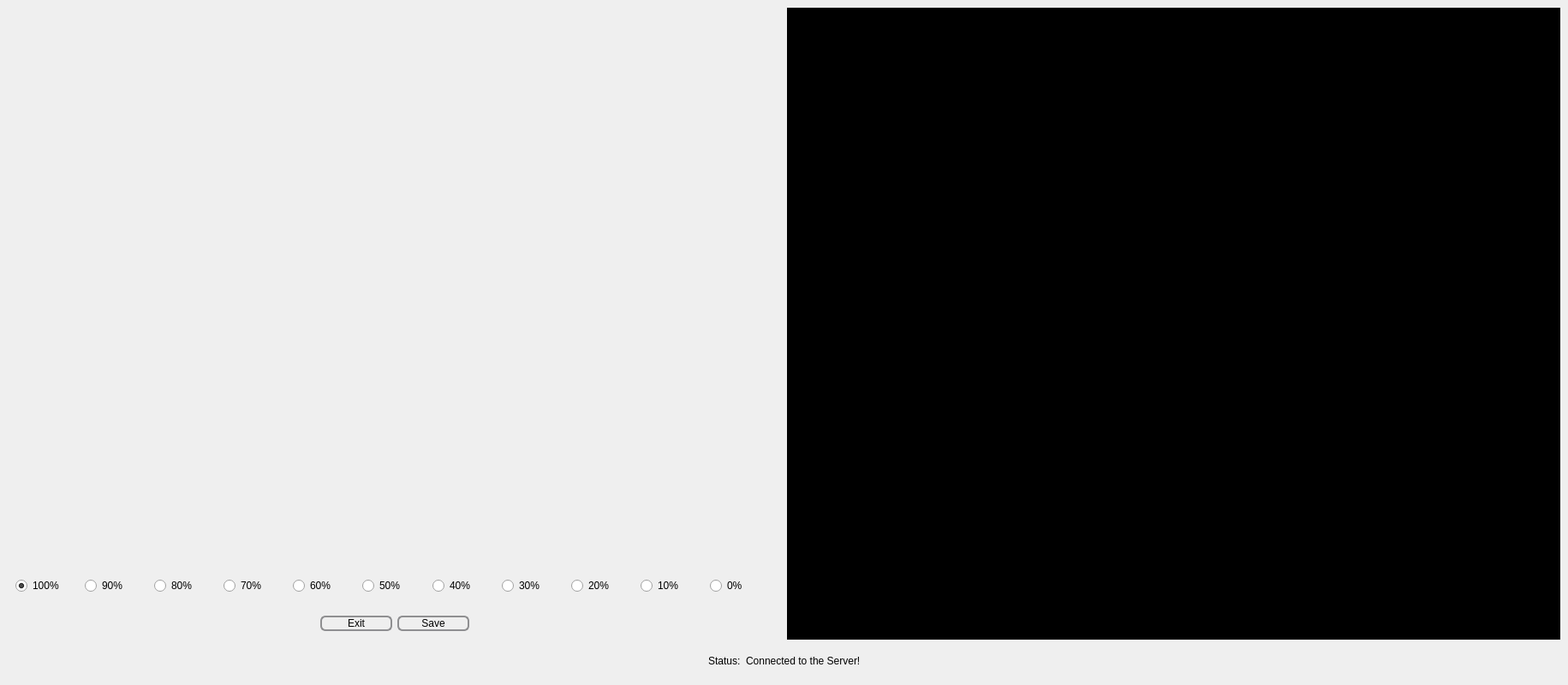
<?xml version="1.0" encoding="UTF-8"?>
<ui version="4.0">
 <class>FormDiagnosis</class>
 <widget class="QMainWindow" name="FormDiagnosis">
  <property name="geometry">
   <rect>
    <x>0</x>
    <y>0</y>
    <width>1831</width>
    <height>800</height>
   </rect>
  </property>
  <property name="minimumSize">
   <size>
    <width>800</width>
    <height>800</height>
   </size>
  </property>
  <property name="windowTitle">
   <string>Diagnosis Report - Higiia</string>
  </property>
  <property name="windowIcon">
   <iconset resource="../../icons.qrc">
    <normaloff>:/icons/favicon.ico</normaloff>:/icons/favicon.ico</iconset>
  </property>
  <property name="styleSheet">
   <string notr="true">QWidget{
	font-size: 9pt;
}

 QLineEdit:!enabled {
     color: black;
     border: 2px solid gray;
     border-radius: 10px;
     padding: 0 8px;
     background: lightgray;
     selection-background-color: darkgray;
 }


 QLineEdit {
     color: black;
     border: 2px solid gray;
     border-radius: 10px;
     padding: 0 8px;
     background: white;
     selection-background-color: darkgray;
 }

 QPushButton {
     border: 2px solid #8f8f91;
     border-radius: 6px;
     background-color: qlineargradient(x1: 0, y1: 0, x2: 0, y2: 1,
                                       stop: 0 #f6f7fa, stop: 1 #dadbde);
     min-width: 80px;
	color: black;
 }

 QPushButton:pressed {
     background-color: qlineargradient(x1: 0, y1: 0, x2: 0, y2: 1,
                                       stop: 0 #dadbde, stop: 1 #f6f7fa);
 }

 QPushButton:flat {
     border: none; /* no border for a flat push button */
 }

 QPushButton:default {
     border-color: white; /* make the default button prominent */
 }

QFrame{
	border: none;
}</string>
  </property>
  <widget class="QWidget" name="centralwidget">
   <layout class="QGridLayout" name="gridLayout">
    <item row="3" column="0" colspan="2">
     <widget class="QFrame" name="frame_2">
      <property name="frameShape">
       <enum>QFrame::StyledPanel</enum>
      </property>
      <property name="frameShadow">
       <enum>QFrame::Raised</enum>
      </property>
      <layout class="QHBoxLayout" name="horizontalLayout">
       <item>
        <spacer name="horizontalSpacer_4">
         <property name="orientation">
          <enum>Qt::Horizontal</enum>
         </property>
         <property name="sizeHint" stdset="0">
          <size>
           <width>40</width>
           <height>20</height>
          </size>
         </property>
        </spacer>
       </item>
       <item>
        <widget class="QLabel" name="lblStatusConst">
         <property name="text">
          <string>Status:</string>
         </property>
        </widget>
       </item>
       <item>
        <widget class="QLabel" name="lblStatus">
         <property name="text">
          <string>Connected to the Server!</string>
         </property>
        </widget>
       </item>
       <item>
        <spacer name="horizontalSpacer_5">
         <property name="orientation">
          <enum>Qt::Horizontal</enum>
         </property>
         <property name="sizeHint" stdset="0">
          <size>
           <width>40</width>
           <height>20</height>
          </size>
         </property>
        </spacer>
       </item>
      </layout>
     </widget>
    </item>
    <item row="0" column="1" rowspan="3">
     <widget class="QFrame" name="frame">
      <property name="styleSheet">
       <string notr="true">background: black;</string>
      </property>
      <property name="frameShape">
       <enum>QFrame::StyledPanel</enum>
      </property>
      <property name="frameShadow">
       <enum>QFrame::Raised</enum>
      </property>
      <layout class="QGridLayout" name="gridLayout_2">
       <item row="2" column="0">
        <spacer name="horizontalSpacer">
         <property name="orientation">
          <enum>Qt::Horizontal</enum>
         </property>
         <property name="sizeHint" stdset="0">
          <size>
           <width>40</width>
           <height>20</height>
          </size>
         </property>
        </spacer>
       </item>
       <item row="0" column="1">
        <spacer name="verticalSpacer">
         <property name="orientation">
          <enum>Qt::Vertical</enum>
         </property>
         <property name="sizeHint" stdset="0">
          <size>
           <width>20</width>
           <height>40</height>
          </size>
         </property>
        </spacer>
       </item>
       <item row="3" column="1">
        <spacer name="verticalSpacer_2">
         <property name="orientation">
          <enum>Qt::Vertical</enum>
         </property>
         <property name="sizeHint" stdset="0">
          <size>
           <width>20</width>
           <height>40</height>
          </size>
         </property>
        </spacer>
       </item>
       <item row="2" column="1">
        <widget class="QLabel" name="lblImage">
         <property name="minimumSize">
          <size>
           <width>600</width>
           <height>600</height>
          </size>
         </property>
         <property name="maximumSize">
          <size>
           <width>600</width>
           <height>600</height>
          </size>
         </property>
         <property name="text">
          <string/>
         </property>
        </widget>
       </item>
       <item row="2" column="2">
        <spacer name="horizontalSpacer_2">
         <property name="orientation">
          <enum>Qt::Horizontal</enum>
         </property>
         <property name="sizeHint" stdset="0">
          <size>
           <width>40</width>
           <height>20</height>
          </size>
         </property>
        </spacer>
       </item>
      </layout>
     </widget>
    </item>
    <item row="0" column="0">
     <widget class="QScrollArea" name="scaData">
      <property name="widgetResizable">
       <bool>true</bool>
      </property>
      <widget class="QWidget" name="scrollAreaWidgetContents">
       <property name="geometry">
        <rect>
         <x>0</x>
         <y>0</y>
         <width>904</width>
         <height>646</height>
        </rect>
       </property>
       <layout class="QVBoxLayout" name="verticalLayout_2">
        <item>
         <layout class="QVBoxLayout" name="lytScrollArea"/>
        </item>
       </layout>
      </widget>
     </widget>
    </item>
    <item row="2" column="0">
     <widget class="QFrame" name="frmButtons">
      <property name="frameShape">
       <enum>QFrame::StyledPanel</enum>
      </property>
      <property name="frameShadow">
       <enum>QFrame::Raised</enum>
      </property>
      <layout class="QHBoxLayout" name="horizontalLayout_2">
       <item>
        <spacer name="horizontalSpacer_6">
         <property name="orientation">
          <enum>Qt::Horizontal</enum>
         </property>
         <property name="sizeHint" stdset="0">
          <size>
           <width>40</width>
           <height>20</height>
          </size>
         </property>
        </spacer>
       </item>
       <item>
        <widget class="QPushButton" name="btnExit">
         <property name="text">
          <string>Exit</string>
         </property>
        </widget>
       </item>
       <item>
        <widget class="QPushButton" name="btnSave">
         <property name="text">
          <string>Save</string>
         </property>
        </widget>
       </item>
       <item>
        <spacer name="horizontalSpacer_3">
         <property name="orientation">
          <enum>Qt::Horizontal</enum>
         </property>
         <property name="sizeHint" stdset="0">
          <size>
           <width>40</width>
           <height>20</height>
          </size>
         </property>
        </spacer>
       </item>
      </layout>
     </widget>
    </item>
    <item row="1" column="0">
     <widget class="QFrame" name="frmRadioButtons">
      <property name="frameShape">
       <enum>QFrame::StyledPanel</enum>
      </property>
      <property name="frameShadow">
       <enum>QFrame::Raised</enum>
      </property>
      <layout class="QHBoxLayout" name="horizontalLayout_3">
       <item>
        <widget class="QRadioButton" name="radioButton_2">
         <property name="text">
          <string>100%</string>
         </property>
         <property name="checked">
          <bool>true</bool>
         </property>
        </widget>
       </item>
       <item>
        <widget class="QRadioButton" name="radioButton_7">
         <property name="text">
          <string>90%</string>
         </property>
        </widget>
       </item>
       <item>
        <widget class="QRadioButton" name="radioButton">
         <property name="text">
          <string>80%</string>
         </property>
        </widget>
       </item>
       <item>
        <widget class="QRadioButton" name="radioButton_8">
         <property name="text">
          <string>70%</string>
         </property>
        </widget>
       </item>
       <item>
        <widget class="QRadioButton" name="radioButton_9">
         <property name="text">
          <string>60%</string>
         </property>
        </widget>
       </item>
       <item>
        <widget class="QRadioButton" name="radioButton_4">
         <property name="text">
          <string>50%</string>
         </property>
        </widget>
       </item>
       <item>
        <widget class="QRadioButton" name="radioButton_3">
         <property name="text">
          <string>40%</string>
         </property>
        </widget>
       </item>
       <item>
        <widget class="QRadioButton" name="radioButton_10">
         <property name="text">
          <string>30%</string>
         </property>
        </widget>
       </item>
       <item>
        <widget class="QRadioButton" name="radioButton_5">
         <property name="text">
          <string>20%</string>
         </property>
        </widget>
       </item>
       <item>
        <widget class="QRadioButton" name="radioButton_11">
         <property name="text">
          <string>10%</string>
         </property>
        </widget>
       </item>
       <item>
        <widget class="QRadioButton" name="radioButton_6">
         <property name="text">
          <string>0%</string>
         </property>
        </widget>
       </item>
      </layout>
     </widget>
    </item>
   </layout>
  </widget>
 </widget>
 <resources>
  <include location="../../icons.qrc"/>
 </resources>
 <connections/>
</ui>
